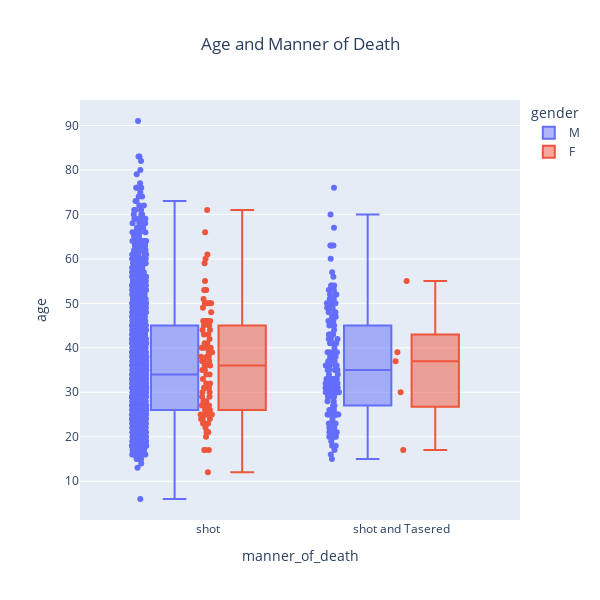

Notebook code cell kept with this figure:
### Code cell
fig6 = px.box(df_fatalities,
             y='age',
             x='manner_of_death',
             color='gender',
             points='all',
             title='Age and Manner of Death',
             width=600, height=600)
fig6.update_layout(title_x=0.5)
fig6.show()

### Figure 1 — Plotly figure (JSON) as saved in the notebook; plotly's stock layout.template omitted (floating-point values rounded to 4 significant figures; data arrays with more than 128 entries replaced by an {"elided": "..."} marker saying what was removed)
{"data": [{"alignmentgroup": "True", "boxpoints": "all", "hovertemplate": "gender=M<br>manner_of_death=%{x}<br>age=%{y}<extra></extra>", "legendgroup": "M", "marker": {"color": "#636efa"}, "name": "M", "notched": false, "offsetgroup": "M", "orientation": "v", "showlegend": true, "type": "box", "x": {"elided": "2160 str values"}, "x0": " ", "xaxis": "x", "y": {"elided": "2160 float values"}, "y0": " ", "yaxis": "y"}, {"alignmentgroup": "True", "boxpoints": "all", "hovertemplate": "gender=F<br>manner_of_death=%{x}<br>age=%{y}<extra></extra>", "legendgroup": "F", "marker": {"color": "#EF553B"}, "name": "F", "notched": false, "offsetgroup": "F", "orientation": "v", "showlegend": true, "type": "box", "x": ["shot", "shot and Tasered", "shot", "shot", "shot", "shot", "shot", "shot", "shot", "shot", "shot", "shot", "shot", "shot", "shot", "shot", "shot", "shot", "shot and Tasered", "shot", "shot", "shot", "shot", "shot", "shot and Tasered", "shot", "shot", "shot", "shot", "shot", "shot", "shot", "shot", "shot", "shot", "shot", "shot", "shot", "shot", "shot", "shot", "shot", "shot", "shot", "shot", "shot", "shot", "shot", "shot", "shot", "shot", "shot", "shot", "shot", "shot", "shot", "shot", "shot", "shot", "shot", "shot", "shot", "shot", "shot", "shot", "shot", "shot", "shot", "shot", "shot", "shot", "shot", "shot", "shot", "shot", "shot", "shot", "shot", "shot and Tasered", "shot", "shot and Tasered", "shot", "shot", "shot", "shot", "shot", "shot", "shot", "shot", "shot", "shot", "shot", "shot", "shot"], "x0": " ", "xaxis": "x", "y": [34.0, 17.0, 17.0, 39.0, 38.0, 43.0, 20.0, 34.0, 28.0, 37.0, 43.0, 24.0, 49.0, 53.0, 26.0, 27.0, 46.0, 25.0, 39.0, 31.0, 45.0, 17.0, 40.0, 44.0, 30.0, 28.0, 23.0, 37.0, 55.0, 46.0, 50.0, 21.0, 36.0, 37.0, 27.0, 61.0, 51.0, 48.0, 22.0, 50.0, 45.0, 12.0, 25.0, 31.0, 32.0, 41.0, 32.0, 36.0, 31.0, 38.0, 38.0, 25.0, 27.0, 50.0, 36.0, 40.0, 25.0, 35.0, 60.0, 24.0, 26.0, 29.0, 42.0, 24.0, 40.0, 23.0, 35.0, 46.0, 53.0, 26.0, 66.0, 23.0, 25.0, 39.0, 31.0, 44.0, 53.0, 71.0, 37.0, 21.0, 55.0, 30.0, 33.0, 46.0, 59.0, 21.0, 17.0, 50.0, 27.0, 41.0, 30.0, 29.0, 50.0, 40.0], "y0": " ", "yaxis": "y"}], "layout": {"boxmode": "group", "height": 600, "legend": {"title": {"text": "gender"}, "tracegroupgap": 0}, "title": {"text": "Age and Manner of Death", "x": 0.5}, "width": 600, "xaxis": {"anchor": "y", "domain": [0, 1], "title": {"text": "manner_of_death"}}, "yaxis": {"anchor": "x", "domain": [0, 1], "title": {"text": "age"}}}}
